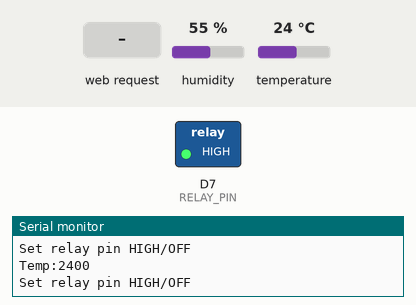
This program was run on a simulated ESP8266 (NodeMCU). On the bench: switched loads named in the program (green lamp = pin HIGH), the last lines printed to the serial monitor. The inputs (shaded band) are chosen by the test bench; at power-on: humidity 55 %, temperature 24 °C. WiFi joins after 1.5 s; servers stay silent unless stated.

Above: at 2.7 s.
2.8 s: HTTP request GET /on received
At 3.5 s:
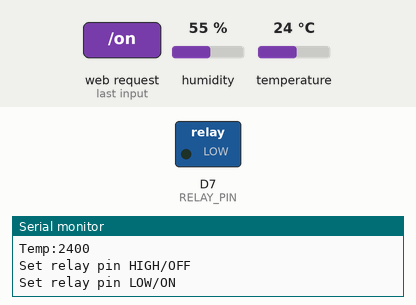
Timing chart, 0 to 13.0 s (numbered marks = the images above; inputs shaded):
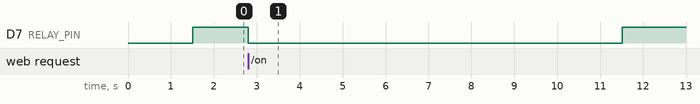

Measured:
- after the input at 2.8 s, D7 (RELAY_PIN): HIGH → LOW at once, → HIGH 8.7 s later

The program:

main.cpp
```cpp
#include <Arduino.h>
#include <ESP8266WiFi.h>
#include <ESP8266WebServer.h>
#include <DNSServer.h>
#include <WiFiManager.h>
#include <Wire.h>
#include <SI7021.h>

#include "debug.h"

#define SENSOR_SCL D5 // GPIO14
#define SENSOR_SDA D6 // GPIO12
#define RELAY_PIN D7  // GPIO13

const int MinTemp = 20;
const int MaxTemp = 26;
const int CheckIntervalSeconds = 10;

ESP8266WebServer webServer(80);
SI7021 sensor;

unsigned long nextCheck = 0;
bool isRelayOn = false;

void relayOn()
{
  DEBUGln("Set relay pin LOW/ON");
  digitalWrite(RELAY_PIN, LOW); // ON
  isRelayOn = true;
}

void relayOff()
{
  DEBUGln("Set relay pin HIGH/OFF");
  digitalWrite(RELAY_PIN, HIGH); // OFF
  isRelayOn = false;
}

void toggleRelay()
{
  if (isRelayOn)
  {
    relayOff();
  }
  else
  {
    relayOn();
  }
}

void setup()
{
  SERIALBEGIN();

  DEBUGln("Starting wifi...");
  WiFiManager wifiManager;
  // wifiManager.resetSettings();
  wifiManager.autoConnect();

  DEBUG("Init sensor: ");
  bool sensorOk = sensor.begin(SENSOR_SDA, SENSOR_SCL);
  DEBUGln(sensorOk ? "OK" : "FAIL");

  // Init relay pin
  pinMode(RELAY_PIN, OUTPUT);
  relayOff();

  // Configure web server
  webServer.on("/", []() {
    const int temp = sensor.getCelsiusHundredths();
    const int hum = sensor.getHumidityPercent();
    const String jsonData = String("{") +
                            F("\"temp:\": ") + String(temp) +
                            F(", \"hum:\": ") + String(hum) +
                            F(", \"status:\": ") + String(isRelayOn) +
                            F("}");

    webServer.send(200, "application/json; charset=utf-8", jsonData);
  });

  webServer.on("/on", []() {
    relayOn();

    const String jsonData = String("{") +
                            F("\"status:\": ") + String(isRelayOn) +
                            F("}");
    webServer.send(200, "application/json; charset=utf-8", jsonData);
  });

  webServer.on("/off", []() {
    relayOff();

    const String jsonData = String("{") +
                            F("\"status:\": ") + String(isRelayOn) +
                            F("}");
    webServer.send(200, "application/json; charset=utf-8", jsonData);
  });
}

void loop()
{
  webServer.handleClient();

  const unsigned long now = millis();

  if (nextCheck <= now)
  {
    const int temp = sensor.getCelsiusHundredths();
    DEBUGln("Temp:" + String(temp));

    if (temp <= MinTemp)
    {
      relayOn();
    }
    else if (temp >= MaxTemp)
    {
      relayOff();
    }

    nextCheck = now + CheckIntervalSeconds * 1000;
  }
}
```

debug.h
```cpp
#define SERIAL_EN

#ifdef SERIAL_EN
  #define SERIALBEGIN()   {Serial.begin(115200);}
  #define DEBUG(input)   {Serial.print(input);}
  //#define DEBUGf(input, ...)   {Serial.printf(input, args);}
  #define DEBUGln(input) {Serial.println(input);}
  #define SERIALFLUSH() {Serial.flush();}
#else
  #define SERIALBEGIN();
  #define DEBUG(input);
  #define DEBUGf(input, ...);
  #define DEBUGln(input);
  #define SERIALFLUSH();
#endif
```
